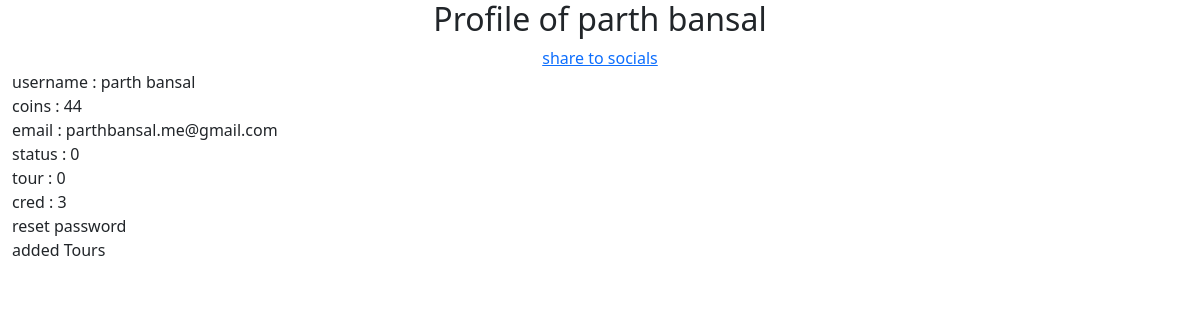
The app's page /profile (signed in) with its own data.
### server_pkg/models.py (models this page shows)
class User(UserMixin, db.Model):
    __tablename__ = "user"
    id = db.Column(db.Integer, primary_key=True)
    username = db.Column(db.String(80), unique=True, nullable=False)
    email = db.Column(db.String(120), unique=True, nullable=False)
    pwd = db.Column(db.String(300), nullable=False, unique=True)
    status = db.Column(db.Integer, nullable=False, default=0)
    tour = db.Column(db.Integer, nullable=False, default=0)
    cred = db.Column(db.Integer, nullable=False, default=3)
    coins = db.Column(db.Integer, nullable=False, default=0)
    tours = db.relationship('Tour', backref='user_det', lazy=True)
    def __repr__(self):
        return '<User %r>' % self.username

### main.py (the view)
@app.route("/profile")
@login_required
def profile():
    user = User.query.filter_by(id=flask_login.current_user.id).first()
    print(user)
    return render_template("profile.html", user=user, text="Profile of " + user.username)

### main.py (called while the page is built)
@login_manager.user_loader
def load_user(user_id):
    return User.query.get(int(user_id))

@app.before_request
def session_handler():
    session.permanent = True
    app.permanent_session_lifetime = timedelta(minutes=60)

### server_pkg/templates/profile.html (shortened to what this page needs)
{% extends 'base.html' %}
{% block content %}
<div class="text-center">
    <h2>{{text}}</h2>
    <a href="{{url_for("profile_share")}}" >share to socials</a>
</div>
username : {{ user.username }}<br>
coins : {{ user.coins }}<br>
email : {{ user.email }}<br>
status : {{ user.status }}<br>
tour : {{ user.tour }}<br>
cred : {{ user.cred }}<br>
reset password<br>
added Tours<br>
{% endblock %}

### records on screen
User: username "parth bansal", coins "44", email "parthbansal.me@gmail.com", status "0", tour "0", cred "3"
